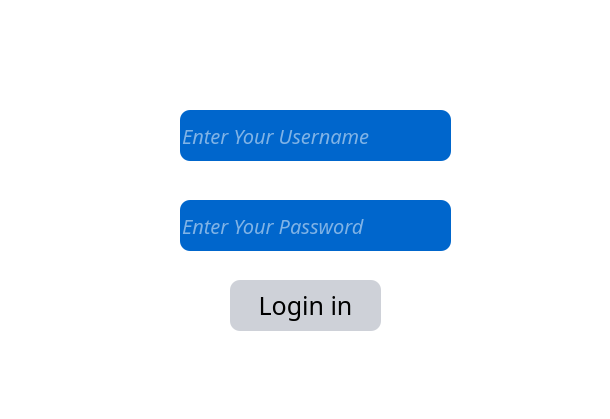
<?xml version="1.0" encoding="UTF-8"?>
<ui version="4.0">
 <class>Form</class>
 <widget class="QWidget" name="Form">
  <property name="geometry">
   <rect>
    <x>0</x>
    <y>0</y>
    <width>610</width>
    <height>419</height>
   </rect>
  </property>
  <property name="windowTitle">
   <string>Form</string>
  </property>
  <widget class="QFrame" name="frame">
   <property name="geometry">
    <rect>
     <x>0</x>
     <y>0</y>
     <width>611</width>
     <height>421</height>
    </rect>
   </property>
   <property name="styleSheet">
    <string notr="true">* {
	background: rgb(255,255,255);
	font-size: 15px;
	font-family: sans-serif;
}
QFrame {
	border: solid 1px rgba(0,0,0);
	background-image: url(':/image/computer3.jpg')
}
QLineEdit {
	/*color: #8d98a1;*/
	color: #FFFFFF;
	font-size: 20px;
	font-style: Italic bold;
	border-style: outset;
	border-radius: 10px;
	/*background-color: #405361;*/
	background-color: #0066CC;
}
QPushButton {
	font-size: 25px;
	background: #ced1d8;
	border-style: outset;
	border-radius: 10px;
}
QPushButton:pressed {
	background-color: rgb(224,0,0);
	border-style: inset;
}
QCheckBox {
	background: rgba(85,170,255,0);
	color: white;
}
QLabel {
	background: rgba(85,170,255,0);
	color: white;
	font-style: Italic bold;
	font-size: 15px;
}</string>
   </property>
   <property name="frameShape">
    <enum>QFrame::StyledPanel</enum>
   </property>
   <property name="frameShadow">
    <enum>QFrame::Raised</enum>
   </property>
   <widget class="QPushButton" name="pushButton">
    <property name="geometry">
     <rect>
      <x>230</x>
      <y>280</y>
      <width>151</width>
      <height>51</height>
     </rect>
    </property>
    <property name="text">
     <string>Login in</string>
    </property>
   </widget>
   <widget class="QLineEdit" name="lineEdit">
    <property name="geometry">
     <rect>
      <x>180</x>
      <y>110</y>
      <width>271</width>
      <height>51</height>
     </rect>
    </property>
    <property name="placeholderText">
     <string>Enter Your Username</string>
    </property>
   </widget>
   <widget class="QLineEdit" name="lineEdit_2">
    <property name="geometry">
     <rect>
      <x>180</x>
      <y>200</y>
      <width>271</width>
      <height>51</height>
     </rect>
    </property>
    <property name="echoMode">
     <enum>QLineEdit::Password</enum>
    </property>
    <property name="placeholderText">
     <string>Enter Your Password</string>
    </property>
   </widget>
  </widget>
 </widget>
 <resources>
  <include location="img/bg.qrc"/>
 </resources>
 <connections/>
</ui>
